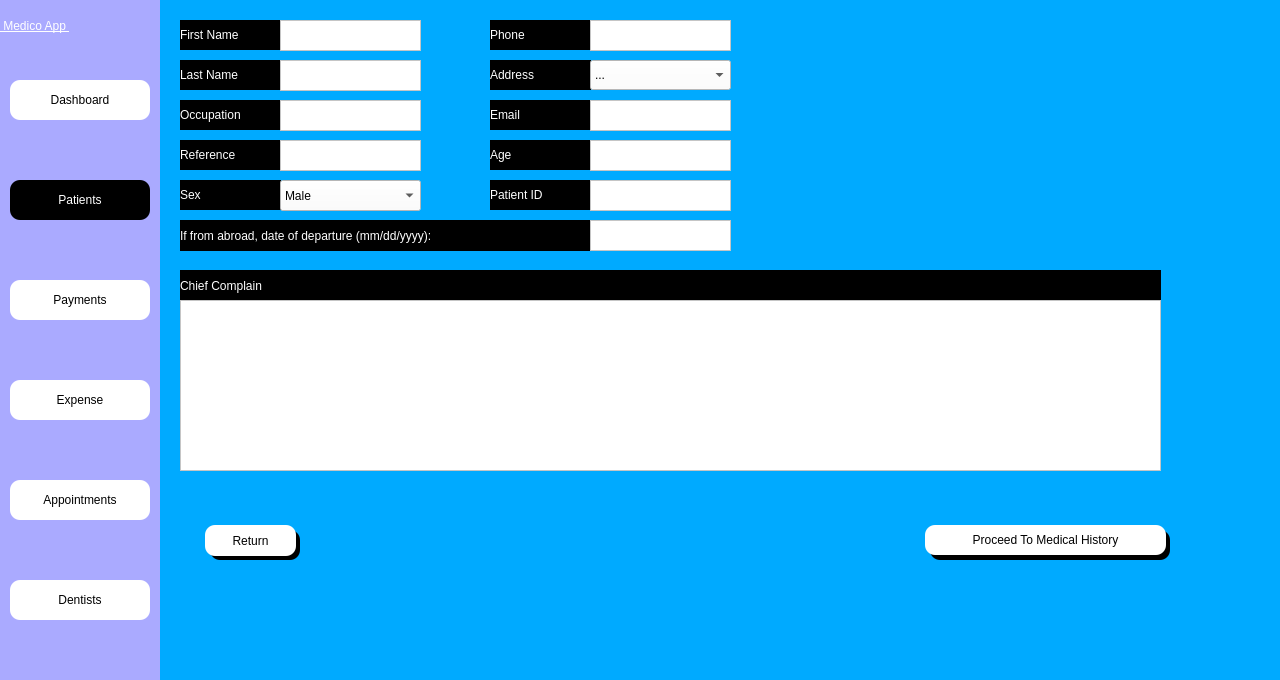
<?xml version="1.0" encoding="UTF-8"?>
<ui version="4.0">
 <class>Dialog</class>
 <widget class="QDialog" name="Dialog">
  <property name="geometry">
   <rect>
    <x>0</x>
    <y>0</y>
    <width>1280</width>
    <height>680</height>
   </rect>
  </property>
  <property name="windowTitle">
   <string>Dialog</string>
  </property>
  <property name="styleSheet">
   <string notr="true">background-color: rgb(0, 170, 255);</string>
  </property>
  <widget class="QWidget" name="side_bar" native="true">
   <property name="geometry">
    <rect>
     <x>0</x>
     <y>0</y>
     <width>160</width>
     <height>681</height>
    </rect>
   </property>
   <property name="styleSheet">
    <string notr="true">background-color: rgb(170, 170, 255);</string>
   </property>
   <widget class="QPushButton" name="patient_btn">
    <property name="geometry">
     <rect>
      <x>10</x>
      <y>180</y>
      <width>140</width>
      <height>40</height>
     </rect>
    </property>
    <property name="styleSheet">
     <string notr="true">
QPushButton{


font:  14pt &quot;Segoe UI &quot;;
background-color: rgb(255, 255, 255);
border-top-left-radius:10px;
border-bottom-left-radius:10px;
border-top-right-radius:10px;
border-bottom-right-radius:10px;

	background-color: rgb(0, 0, 0);
	color: rgb(255, 255, 255);
}

QPushButton:hover{
	background-color: rgb(161, 161, 161);
	color: rgb(255, 255, 255);
}
QPushButton:focus{
	background-color: rgb(0, 0, 0);
	color: rgb(255, 255, 255);
}
</string>
    </property>
    <property name="text">
     <string>Patients</string>
    </property>
    <property name="icon">
     <iconset>
      <normaloff>../Medico_modern/patientdownload .png</normaloff>../Medico_modern/patientdownload .png</iconset>
    </property>
   </widget>
   <widget class="QPushButton" name="dash_btn">
    <property name="geometry">
     <rect>
      <x>10</x>
      <y>80</y>
      <width>140</width>
      <height>40</height>
     </rect>
    </property>
    <property name="styleSheet">
     <string notr="true">QPushButton{


font:  14pt &quot;Segoe UI &quot;;
background-color: rgb(255, 255, 255);
border-top-left-radius:10px;
border-bottom-left-radius:10px;
border-top-right-radius:10px;
border-bottom-right-radius:10px;}
QPushButton:hover{
	background-color: rgb(161, 161, 161);
	color: rgb(255, 255, 255);
}
QPushButton:focus{
	background-color: rgb(161, 161, 161);
	color: rgb(255, 255, 255);
}</string>
    </property>
    <property name="text">
     <string>Dashboard</string>
    </property>
    <property name="icon">
     <iconset>
      <normaloff>../Medico_modern/dashboard.png</normaloff>../Medico_modern/dashboard.png</iconset>
    </property>
   </widget>
   <widget class="QPushButton" name="appointment_btn">
    <property name="geometry">
     <rect>
      <x>10</x>
      <y>480</y>
      <width>140</width>
      <height>40</height>
     </rect>
    </property>
    <property name="styleSheet">
     <string notr="true">QPushButton{


font:  14pt &quot;Segoe UI &quot;;
background-color: rgb(255, 255, 255);
border-top-left-radius:10px;
border-bottom-left-radius:10px;
border-top-right-radius:10px;
border-bottom-right-radius:10px;}
QPushButton:hover{
	background-color: rgb(161, 161, 161);
	color: rgb(255, 255, 255);
}
QPushButton:focus{
	background-color: rgb(161, 161, 161);
	color: rgb(255, 255, 255);
}</string>
    </property>
    <property name="text">
     <string>Appointments</string>
    </property>
    <property name="icon">
     <iconset>
      <normaloff>../Medico_modern/appointmentdownload (1).png</normaloff>../Medico_modern/appointmentdownload (1).png</iconset>
    </property>
   </widget>
   <widget class="QPushButton" name="dentist_btn">
    <property name="geometry">
     <rect>
      <x>10</x>
      <y>580</y>
      <width>140</width>
      <height>40</height>
     </rect>
    </property>
    <property name="styleSheet">
     <string notr="true">QPushButton{


font:  14pt &quot;Segoe UI &quot;;
background-color: rgb(255, 255, 255);
border-top-left-radius:10px;
border-bottom-left-radius:10px;
border-top-right-radius:10px;
border-bottom-right-radius:10px;}
QPushButton:hover{
	background-color: rgb(161, 161, 161);
	color: rgb(255, 255, 255);
}
QPushButton:focus{
	background-color: rgb(161, 161, 161);
	color: rgb(255, 255, 255);
}</string>
    </property>
    <property name="text">
     <string>Dentists</string>
    </property>
    <property name="icon">
     <iconset>
      <normaloff>../Medico_modern/dentistimages.png</normaloff>../Medico_modern/dentistimages.png</iconset>
    </property>
   </widget>
   <widget class="QPushButton" name="expense_btn">
    <property name="geometry">
     <rect>
      <x>10</x>
      <y>380</y>
      <width>140</width>
      <height>40</height>
     </rect>
    </property>
    <property name="styleSheet">
     <string notr="true">QPushButton{


font:  14pt &quot;Segoe UI &quot;;
background-color: rgb(255, 255, 255);
border-top-left-radius:10px;
border-bottom-left-radius:10px;
border-top-right-radius:10px;
border-bottom-right-radius:10px;}
QPushButton:hover{
	background-color: rgb(161, 161, 161);
	color: rgb(255, 255, 255);
}
QPushButton:focus{
	background-color: rgb(161, 161, 161);
	color: rgb(255, 255, 255);
}</string>
    </property>
    <property name="text">
     <string>Expense</string>
    </property>
    <property name="icon">
     <iconset>
      <normaloff>../Medico_modern/billingdownload (1).png</normaloff>../Medico_modern/billingdownload (1).png</iconset>
    </property>
   </widget>
   <widget class="QPushButton" name="payment_btn">
    <property name="geometry">
     <rect>
      <x>10</x>
      <y>280</y>
      <width>140</width>
      <height>40</height>
     </rect>
    </property>
    <property name="styleSheet">
     <string notr="true">QPushButton{


font:  14pt &quot;Segoe UI &quot;;
background-color: rgb(255, 255, 255);
border-top-left-radius:10px;
border-bottom-left-radius:10px;
border-top-right-radius:10px;
border-bottom-right-radius:10px;}
QPushButton:hover{
	background-color: rgb(161, 161, 161);
	color: rgb(255, 255, 255);
}
QPushButton:focus{
	background-color: rgb(161, 161, 161);
	color: rgb(255, 255, 255);
}</string>
    </property>
    <property name="text">
     <string>Payments</string>
    </property>
    <property name="icon">
     <iconset>
      <normaloff>../Medico_modern/billingdownload (1).png</normaloff>../Medico_modern/billingdownload (1).png</iconset>
    </property>
   </widget>
   <widget class="QLabel" name="label_5">
    <property name="geometry">
     <rect>
      <x>0</x>
      <y>0</y>
      <width>161</width>
      <height>51</height>
     </rect>
    </property>
    <property name="styleSheet">
     <string notr="true">font: 20pt &quot;MS Shell Dlg 2&quot;;
font: 75 20pt &quot;MS Shell Dlg 2&quot;;
text-decoration: underline;
font: 22pt &quot;MS Shell Dlg 2&quot;;
background-color: rgba(255, 255, 255,0);
color: rgb(255, 255, 255);
</string>
    </property>
    <property name="text">
     <string> Medico App </string>
    </property>
   </widget>
  </widget>
  <widget class="QLabel" name="add_fname">
   <property name="geometry">
    <rect>
     <x>180</x>
     <y>20</y>
     <width>101</width>
     <height>30</height>
    </rect>
   </property>
   <property name="styleSheet">
    <string notr="true">
color: rgb(255, 255, 255);
background-color: rgb(0, 0, 0);

font:  14pt &quot;Segoe UI &quot;;</string>
   </property>
   <property name="text">
    <string>First Name</string>
   </property>
  </widget>
  <widget class="QTextEdit" name="add_fname_edit">
   <property name="geometry">
    <rect>
     <x>280</x>
     <y>20</y>
     <width>141</width>
     <height>31</height>
    </rect>
   </property>
   <property name="styleSheet">
    <string notr="true">QTextEdit:focus{
background-color: rgb(255, 255, 255);
}
QTextEdit{
background-color: rgb(255, 255, 255);
	font: 12pt &quot;Segoe UI&quot;;
}
</string>
   </property>
  </widget>
  <widget class="QLabel" name="add_lname">
   <property name="geometry">
    <rect>
     <x>180</x>
     <y>60</y>
     <width>101</width>
     <height>30</height>
    </rect>
   </property>
   <property name="styleSheet">
    <string notr="true">
color: rgb(255, 255, 255);
background-color: rgb(0, 0, 0);

font:  14pt &quot;Segoe UI &quot;;</string>
   </property>
   <property name="text">
    <string>Last Name</string>
   </property>
  </widget>
  <widget class="QTextEdit" name="add_lname_edit">
   <property name="geometry">
    <rect>
     <x>280</x>
     <y>60</y>
     <width>141</width>
     <height>31</height>
    </rect>
   </property>
   <property name="styleSheet">
    <string notr="true">QTextEdit:focus{
background-color: rgb(255, 255, 255);
}
QTextEdit{
background-color: rgb(255, 255, 255);
	font: 12pt &quot;Segoe UI&quot;;
}
</string>
   </property>
  </widget>
  <widget class="QLabel" name="add_phn">
   <property name="geometry">
    <rect>
     <x>490</x>
     <y>20</y>
     <width>101</width>
     <height>30</height>
    </rect>
   </property>
   <property name="styleSheet">
    <string notr="true">
color: rgb(255, 255, 255);
background-color: rgb(0, 0, 0);

font:  14pt &quot;Segoe UI &quot;;</string>
   </property>
   <property name="text">
    <string>Phone</string>
   </property>
  </widget>
  <widget class="QTextEdit" name="add_phn_edit">
   <property name="geometry">
    <rect>
     <x>590</x>
     <y>20</y>
     <width>141</width>
     <height>31</height>
    </rect>
   </property>
   <property name="styleSheet">
    <string notr="true">QTextEdit:focus{
background-color: rgb(255, 255, 255);
}
QTextEdit{
background-color: rgb(255, 255, 255);
	font: 12pt &quot;Segoe UI&quot;;
}
</string>
   </property>
  </widget>
  <widget class="QLabel" name="add_address">
   <property name="geometry">
    <rect>
     <x>490</x>
     <y>60</y>
     <width>101</width>
     <height>30</height>
    </rect>
   </property>
   <property name="styleSheet">
    <string notr="true">
color: rgb(255, 255, 255);
background-color: rgb(0, 0, 0);

font:  14pt &quot;Segoe UI &quot;;</string>
   </property>
   <property name="text">
    <string>Address</string>
   </property>
  </widget>
  <widget class="QLabel" name="add_occu">
   <property name="geometry">
    <rect>
     <x>180</x>
     <y>100</y>
     <width>101</width>
     <height>30</height>
    </rect>
   </property>
   <property name="styleSheet">
    <string notr="true">
color: rgb(255, 255, 255);
background-color: rgb(0, 0, 0);

font:  14pt &quot;Segoe UI &quot;;</string>
   </property>
   <property name="text">
    <string>Occupation</string>
   </property>
  </widget>
  <widget class="QTextEdit" name="add_occu_edit">
   <property name="geometry">
    <rect>
     <x>280</x>
     <y>100</y>
     <width>141</width>
     <height>31</height>
    </rect>
   </property>
   <property name="styleSheet">
    <string notr="true">QTextEdit:focus{
background-color: rgb(255, 255, 255);
}
QTextEdit{
background-color: rgb(255, 255, 255);
	font: 12pt &quot;Segoe UI&quot;;
}
</string>
   </property>
  </widget>
  <widget class="QLabel" name="add_email">
   <property name="geometry">
    <rect>
     <x>490</x>
     <y>100</y>
     <width>101</width>
     <height>30</height>
    </rect>
   </property>
   <property name="styleSheet">
    <string notr="true">
color: rgb(255, 255, 255);
background-color: rgb(0, 0, 0);

font:  14pt &quot;Segoe UI &quot;;</string>
   </property>
   <property name="text">
    <string>Email</string>
   </property>
  </widget>
  <widget class="QTextEdit" name="add_email_edit">
   <property name="geometry">
    <rect>
     <x>590</x>
     <y>100</y>
     <width>141</width>
     <height>31</height>
    </rect>
   </property>
   <property name="styleSheet">
    <string notr="true">QTextEdit:focus{
background-color: rgb(255, 255, 255);
}
QTextEdit{
background-color: rgb(255, 255, 255);
	font: 12pt &quot;Segoe UI&quot;;
}
</string>
   </property>
  </widget>
  <widget class="QLabel" name="add_ref">
   <property name="geometry">
    <rect>
     <x>180</x>
     <y>140</y>
     <width>101</width>
     <height>30</height>
    </rect>
   </property>
   <property name="styleSheet">
    <string notr="true">
color: rgb(255, 255, 255);
background-color: rgb(0, 0, 0);

font:  14pt &quot;Segoe UI &quot;;</string>
   </property>
   <property name="text">
    <string>Reference</string>
   </property>
  </widget>
  <widget class="QTextEdit" name="add_ref_edit">
   <property name="geometry">
    <rect>
     <x>280</x>
     <y>140</y>
     <width>141</width>
     <height>31</height>
    </rect>
   </property>
   <property name="styleSheet">
    <string notr="true">QTextEdit:focus{
background-color: rgb(255, 255, 255);
}
QTextEdit{
background-color: rgb(255, 255, 255);
	font: 12pt &quot;Segoe UI&quot;;
}
</string>
   </property>
  </widget>
  <widget class="QLabel" name="add_depart">
   <property name="geometry">
    <rect>
     <x>180</x>
     <y>220</y>
     <width>431</width>
     <height>31</height>
    </rect>
   </property>
   <property name="styleSheet">
    <string notr="true">
color: rgb(255, 255, 255);
background-color: rgb(0, 0, 0);

font:  14pt &quot;Segoe UI &quot;;</string>
   </property>
   <property name="text">
    <string>If from abroad, date of departure (mm/dd/yyyy):</string>
   </property>
  </widget>
  <widget class="QLabel" name="add_complain">
   <property name="geometry">
    <rect>
     <x>180</x>
     <y>270</y>
     <width>981</width>
     <height>31</height>
    </rect>
   </property>
   <property name="styleSheet">
    <string notr="true">
color: rgb(255, 255, 255);
background-color: rgb(0, 0, 0);

font:  14pt &quot;Segoe UI &quot;;</string>
   </property>
   <property name="text">
    <string>Chief Complain</string>
   </property>
  </widget>
  <widget class="QTextEdit" name="add_complain_edit">
   <property name="geometry">
    <rect>
     <x>180</x>
     <y>300</y>
     <width>981</width>
     <height>171</height>
    </rect>
   </property>
   <property name="styleSheet">
    <string notr="true">QTextEdit:focus{
background-color: rgb(255, 255, 255);
}
QTextEdit{
background-color: rgb(255, 255, 255);
	font: 12pt &quot;Segoe UI&quot;;
}
</string>
   </property>
  </widget>
  <widget class="QPushButton" name="next_btn">
   <property name="geometry">
    <rect>
     <x>925</x>
     <y>525</y>
     <width>241</width>
     <height>30</height>
    </rect>
   </property>
   <property name="styleSheet">
    <string notr="true">QPushButton{


font:  14pt &quot;Segoe UI &quot;;
background-color: rgb(255, 255, 255);
border-top-left-radius:10px;
border-bottom-left-radius:10px;
border-top-right-radius:10px;
border-bottom-right-radius:10px;}
QPushButton:hover{
	background-color: rgb(161, 161, 161);
	color: rgb(255, 255, 255);
}
QPushButton:focus{
	background-color: rgb(161, 161, 161);
	color: rgb(255, 255, 255);
}</string>
   </property>
   <property name="text">
    <string>Proceed To Medical History</string>
   </property>
  </widget>
  <widget class="QLabel" name="add_age">
   <property name="geometry">
    <rect>
     <x>490</x>
     <y>140</y>
     <width>101</width>
     <height>30</height>
    </rect>
   </property>
   <property name="styleSheet">
    <string notr="true">
color: rgb(255, 255, 255);
background-color: rgb(0, 0, 0);

font:  14pt &quot;Segoe UI &quot;;</string>
   </property>
   <property name="text">
    <string>Age</string>
   </property>
  </widget>
  <widget class="QTextEdit" name="add_age_edit">
   <property name="geometry">
    <rect>
     <x>590</x>
     <y>140</y>
     <width>141</width>
     <height>31</height>
    </rect>
   </property>
   <property name="styleSheet">
    <string notr="true">QTextEdit:focus{
background-color: rgb(255, 255, 255);
}
QTextEdit{
background-color: rgb(255, 255, 255);
	font: 12pt &quot;Segoe UI&quot;;
}
</string>
   </property>
  </widget>
  <widget class="QLabel" name="add_sex">
   <property name="geometry">
    <rect>
     <x>180</x>
     <y>180</y>
     <width>101</width>
     <height>30</height>
    </rect>
   </property>
   <property name="styleSheet">
    <string notr="true">
color: rgb(255, 255, 255);
background-color: rgb(0, 0, 0);

font:  14pt &quot;Segoe UI &quot;;</string>
   </property>
   <property name="text">
    <string>Sex</string>
   </property>
  </widget>
  <widget class="QComboBox" name="add_sex_edit">
   <property name="geometry">
    <rect>
     <x>280</x>
     <y>180</y>
     <width>141</width>
     <height>31</height>
    </rect>
   </property>
   <property name="styleSheet">
    <string notr="true">#add_sex_edit,
#add_sex_edit QAbstractItemView {
    background-color: white;
background-color: rgb(255, 255, 255);
	font: 12pt &quot;Segoe UI&quot;;
}

#add_sex_edit QAbstractItemView:focus{
background-color: rgb(255, 255, 255);
}
QTextEdit{

}
</string>
   </property>
   <item>
    <property name="text">
     <string>Male</string>
    </property>
   </item>
   <item>
    <property name="text">
     <string>Female</string>
    </property>
   </item>
   <item>
    <property name="text">
     <string>Others</string>
    </property>
   </item>
  </widget>
  <widget class="QPushButton" name="return_btn">
   <property name="geometry">
    <rect>
     <x>205</x>
     <y>525</y>
     <width>91</width>
     <height>31</height>
    </rect>
   </property>
   <property name="styleSheet">
    <string notr="true">QPushButton{


font:  14pt &quot;Segoe UI &quot;;
background-color: rgb(255, 255, 255);
border-top-left-radius:10px;
border-bottom-left-radius:10px;
border-top-right-radius:10px;
border-bottom-right-radius:10px;}
QPushButton:hover{
	background-color: rgb(161, 161, 161);
	color: rgb(255, 255, 255);
}
QPushButton:focus{
	background-color: rgb(161, 161, 161);
	color: rgb(255, 255, 255);
}</string>
   </property>
   <property name="text">
    <string>Return</string>
   </property>
  </widget>
  <widget class="QLabel" name="label">
   <property name="geometry">
    <rect>
     <x>160</x>
     <y>0</y>
     <width>1280</width>
     <height>720</height>
    </rect>
   </property>
   <property name="text">
    <string/>
   </property>
   <property name="pixmap">
    <pixmap>Images/daniel-frank-wKbWAMlHgNo-unsplash.jpg</pixmap>
   </property>
   <property name="scaledContents">
    <bool>true</bool>
   </property>
  </widget>
  <widget class="QLabel" name="label_3">
   <property name="geometry">
    <rect>
     <x>930</x>
     <y>530</y>
     <width>240</width>
     <height>30</height>
    </rect>
   </property>
   <property name="styleSheet">
    <string notr="true">background-color: rgb(0, 0, 0);
font: 12pt &quot;MS Shell Dlg 2&quot;;
border-top-left-radius:10px;
border-bottom-left-radius:10px;
border-top-right-radius:10px;
border-bottom-right-radius:10px;
color: rgb(255, 255, 255);
</string>
   </property>
   <property name="text">
    <string/>
   </property>
  </widget>
  <widget class="QLabel" name="label_4">
   <property name="geometry">
    <rect>
     <x>210</x>
     <y>530</y>
     <width>90</width>
     <height>30</height>
    </rect>
   </property>
   <property name="styleSheet">
    <string notr="true">background-color: rgb(0, 0, 0);
font: 12pt &quot;MS Shell Dlg 2&quot;;
border-top-left-radius:10px;
border-bottom-left-radius:10px;
border-top-right-radius:10px;
border-bottom-right-radius:10px;
color: rgb(255, 255, 255);
</string>
   </property>
   <property name="text">
    <string/>
   </property>
  </widget>
  <widget class="QLabel" name="add_pat_id">
   <property name="geometry">
    <rect>
     <x>490</x>
     <y>180</y>
     <width>101</width>
     <height>30</height>
    </rect>
   </property>
   <property name="styleSheet">
    <string notr="true">
color: rgb(255, 255, 255);
background-color: rgb(0, 0, 0);

font:  14pt &quot;Segoe UI &quot;;</string>
   </property>
   <property name="text">
    <string>Patient ID</string>
   </property>
  </widget>
  <widget class="QTextEdit" name="add_pat_id_edit">
   <property name="geometry">
    <rect>
     <x>590</x>
     <y>180</y>
     <width>141</width>
     <height>31</height>
    </rect>
   </property>
   <property name="styleSheet">
    <string notr="true">QTextEdit:focus{
background-color: rgb(255, 255, 255);
}
QTextEdit{
background-color: rgb(255, 255, 255);
	font: 12pt &quot;Segoe UI&quot;;
}
</string>
   </property>
  </widget>
  <widget class="QComboBox" name="address_combo">
   <property name="geometry">
    <rect>
     <x>590</x>
     <y>60</y>
     <width>141</width>
     <height>30</height>
    </rect>
   </property>
   <property name="styleSheet">
    <string notr="true">background-color: rgb(255, 255, 255);
	font: 12pt &quot;Segoe UI&quot;;</string>
   </property>
   <item>
    <property name="text">
     <string>...</string>
    </property>
   </item>
   <item>
    <property name="text">
     <string>Abdullahpur</string>
    </property>
   </item>
   <item>
    <property name="text">
     <string>Adabor</string>
    </property>
   </item>
   <item>
    <property name="text">
     <string>Agargaon</string>
    </property>
   </item>
   <item>
    <property name="text">
     <string>Ahmadbag</string>
    </property>
   </item>
   <item>
    <property name="text">
     <string>Badda</string>
    </property>
   </item>
   <item>
    <property name="text">
     <string>Baganbari</string>
    </property>
   </item>
   <item>
    <property name="text">
     <string>Banani</string>
    </property>
   </item>
   <item>
    <property name="text">
     <string>Baridhara</string>
    </property>
   </item>
   <item>
    <property name="text">
     <string>Basaboo</string>
    </property>
   </item>
   <item>
    <property name="text">
     <string>Bashundhara</string>
    </property>
   </item>
   <item>
    <property name="text">
     <string>Banasree</string>
    </property>
   </item>
   <item>
    <property name="text">
     <string>Bawnia</string>
    </property>
   </item>
   <item>
    <property name="text">
     <string>Beraid</string>
    </property>
   </item>
   <item>
    <property name="text">
     <string>Bochila</string>
    </property>
   </item>
   <item>
    <property name="text">
     <string>BRAC Bank</string>
    </property>
   </item>
   <item>
    <property name="text">
     <string>Cantonment area</string>
    </property>
   </item>
   <item>
    <property name="text">
     <string>Dakkhin Gao</string>
    </property>
   </item>
   <item>
    <property name="text">
     <string>Dakshinkhan</string>
    </property>
   </item>
   <item>
    <property name="text">
     <string>Dania</string>
    </property>
   </item>
   <item>
    <property name="text">
     <string>Demra</string>
    </property>
   </item>
   <item>
    <property name="text">
     <string>Dhanmondi</string>
    </property>
   </item>
   <item>
    <property name="text">
     <string>Farmgate</string>
    </property>
   </item>
   <item>
    <property name="text">
     <string>Gabtali</string>
    </property>
   </item>
   <item>
    <property name="text">
     <string>Goran</string>
    </property>
   </item>
   <item>
    <property name="text">
     <string>Gulshan</string>
    </property>
   </item>
   <item>
    <property name="text">
     <string>Hazaribagh</string>
    </property>
   </item>
   <item>
    <property name="text">
     <string>Islampur</string>
    </property>
   </item>
   <item>
    <property name="text">
     <string>Jurain</string>
    </property>
   </item>
   <item>
    <property name="text">
     <string>Kadamtala</string>
    </property>
   </item>
   <item>
    <property name="text">
     <string>Kafrul</string>
    </property>
   </item>
   <item>
    <property name="text">
     <string>Kakrail</string>
    </property>
   </item>
   <item>
    <property name="text">
     <string>Kamalapur</string>
    </property>
   </item>
   <item>
    <property name="text">
     <string>Kamrangirchar</string>
    </property>
   </item>
   <item>
    <property name="text">
     <string>Kazipara</string>
    </property>
   </item>
   <item>
    <property name="text">
     <string>Khilgaon</string>
    </property>
   </item>
   <item>
    <property name="text">
     <string>Khilkhet</string>
    </property>
   </item>
   <item>
    <property name="text">
     <string>Kotwali</string>
    </property>
   </item>
   <item>
    <property name="text">
     <string>Lalbagh</string>
    </property>
   </item>
   <item>
    <property name="text">
     <string>Madartek</string>
    </property>
   </item>
   <item>
    <property name="text">
     <string>Manda</string>
    </property>
   </item>
   <item>
    <property name="text">
     <string>Manikdi</string>
    </property>
   </item>
   <item>
    <property name="text">
     <string>Matuail</string>
    </property>
   </item>
   <item>
    <property name="text">
     <string>Mayakanon</string>
    </property>
   </item>
   <item>
    <property name="text">
     <string>Mohakhali</string>
    </property>
   </item>
   <item>
    <property name="text">
     <string>Mohammadpur</string>
    </property>
   </item>
   <item>
    <property name="text">
     <string>Motijheel</string>
    </property>
   </item>
   <item>
    <property name="text">
     <string>Mirpur</string>
    </property>
   </item>
   <item>
    <property name="text">
     <string>Mugda</string>
    </property>
   </item>
   <item>
    <property name="text">
     <string>Nandipara</string>
    </property>
   </item>
   <item>
    <property name="text">
     <string>Niketan, Gulshan</string>
    </property>
   </item>
   <item>
    <property name="text">
     <string>Nimtoli</string>
    </property>
   </item>
   <item>
    <property name="text">
     <string>Outter Dhaka</string>
    </property>
   </item>
   <item>
    <property name="text">
     <string>Pallabi</string>
    </property>
   </item>
   <item>
    <property name="text">
     <string>Paltan</string>
    </property>
   </item>
   <item>
    <property name="text">
     <string>Paribagh</string>
    </property>
   </item>
   <item>
    <property name="text">
     <string>Rajarbag</string>
    </property>
   </item>
   <item>
    <property name="text">
     <string>Ramna</string>
    </property>
   </item>
   <item>
    <property name="text">
     <string>Rampura</string>
    </property>
   </item>
   <item>
    <property name="text">
     <string>Sabujbag</string>
    </property>
   </item>
   <item>
    <property name="text">
     <string>Sadarghat</string>
    </property>
   </item>
   <item>
    <property name="text">
     <string>Satarkul</string>
    </property>
   </item>
   <item>
    <property name="text">
     <string>Segunbagicha</string>
    </property>
   </item>
   <item>
    <property name="text">
     <string>Shahbagh</string>
    </property>
   </item>
   <item>
    <property name="text">
     <string>Sher-e-Bangla Nagar</string>
    </property>
   </item>
   <item>
    <property name="text">
     <string>Shyampur</string>
    </property>
   </item>
   <item>
    <property name="text">
     <string>Sutrapur</string>
    </property>
   </item>
   <item>
    <property name="text">
     <string>Tejgaon</string>
    </property>
   </item>
   <item>
    <property name="text">
     <string>UCBL Bank</string>
    </property>
   </item>
   <item>
    <property name="text">
     <string>Uttara</string>
    </property>
   </item>
   <item>
    <property name="text">
     <string>Uttarkhan</string>
    </property>
   </item>
   <item>
    <property name="text">
     <string>Vatara</string>
    </property>
   </item>
   <item>
    <property name="text">
     <string>Wari</string>
    </property>
   </item>
  </widget>
  <widget class="QTextEdit" name="add_depart_edit">
   <property name="geometry">
    <rect>
     <x>590</x>
     <y>220</y>
     <width>141</width>
     <height>31</height>
    </rect>
   </property>
   <property name="styleSheet">
    <string notr="true">QTextEdit:focus{
background-color: rgb(255, 255, 255);
}
QTextEdit{
background-color: rgb(255, 255, 255);
	font: 12pt &quot;Segoe UI&quot;;
}
</string>
   </property>
  </widget>
  <zorder>label</zorder>
  <zorder>side_bar</zorder>
  <zorder>add_fname</zorder>
  <zorder>add_fname_edit</zorder>
  <zorder>add_lname</zorder>
  <zorder>add_lname_edit</zorder>
  <zorder>add_phn</zorder>
  <zorder>add_phn_edit</zorder>
  <zorder>add_address</zorder>
  <zorder>add_occu</zorder>
  <zorder>add_occu_edit</zorder>
  <zorder>add_email</zorder>
  <zorder>add_email_edit</zorder>
  <zorder>add_ref</zorder>
  <zorder>add_ref_edit</zorder>
  <zorder>add_depart</zorder>
  <zorder>add_complain</zorder>
  <zorder>add_complain_edit</zorder>
  <zorder>add_age</zorder>
  <zorder>add_age_edit</zorder>
  <zorder>add_sex</zorder>
  <zorder>add_sex_edit</zorder>
  <zorder>label_3</zorder>
  <zorder>next_btn</zorder>
  <zorder>label_4</zorder>
  <zorder>return_btn</zorder>
  <zorder>add_pat_id</zorder>
  <zorder>add_pat_id_edit</zorder>
  <zorder>address_combo</zorder>
  <zorder>add_depart_edit</zorder>
 </widget>
 <tabstops>
  <tabstop>add_fname_edit</tabstop>
  <tabstop>add_lname_edit</tabstop>
  <tabstop>add_occu_edit</tabstop>
  <tabstop>add_ref_edit</tabstop>
  <tabstop>add_sex_edit</tabstop>
  <tabstop>add_phn_edit</tabstop>
  <tabstop>address_combo</tabstop>
  <tabstop>add_email_edit</tabstop>
  <tabstop>add_age_edit</tabstop>
  <tabstop>add_pat_id_edit</tabstop>
  <tabstop>add_depart_edit</tabstop>
  <tabstop>add_complain_edit</tabstop>
  <tabstop>next_btn</tabstop>
  <tabstop>return_btn</tabstop>
  <tabstop>dash_btn</tabstop>
  <tabstop>patient_btn</tabstop>
  <tabstop>payment_btn</tabstop>
  <tabstop>expense_btn</tabstop>
  <tabstop>appointment_btn</tabstop>
  <tabstop>dentist_btn</tabstop>
 </tabstops>
 <resources/>
 <connections/>
</ui>
